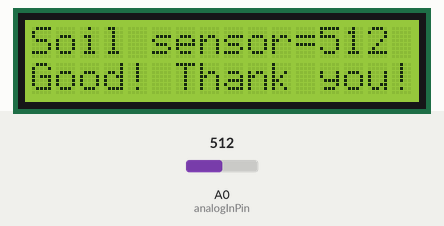
Simulated run of this sketch. Board: Arduino Uno, built with avr-gcc and run on an emulated ATmega328P. Shown: 16×2 character LCD. Inputs (shaded band) come from the test bench; at power-on: A0 (analogInPin) = 512. What the sketch prints to the serial monitor is not drawn.

Above: at 1.2 s.
1.3 s: A0 (analogInPin) set to 360
At 3.5 s:
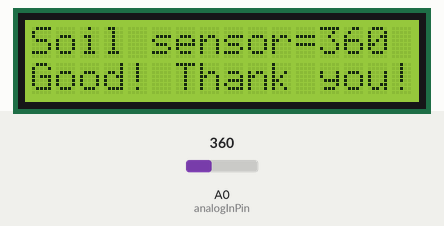
3.8 s: A0 (analogInPin) set to 334
At 5.4 s:
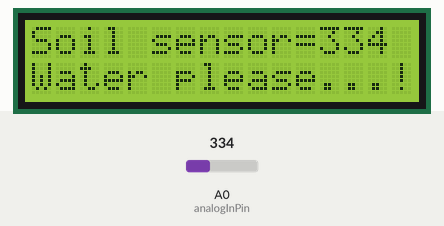
6.0 s: A0 (analogInPin) set to 306
At 7.3 s:
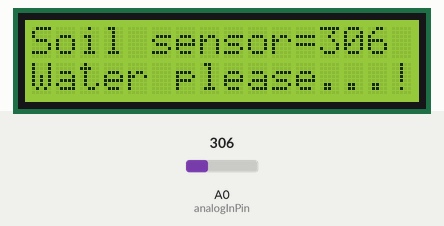
Timing chart, 0 to 9.0 s (numbered marks = the images above; inputs shaded):
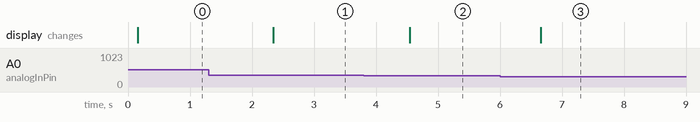

The sketch:

soil_piezo.ino
```cpp
#include <LiquidCrystal_I2C.h>
LiquidCrystal_I2C lcd(0x27,16,2);

const int analogInPin = 0; // Analog input pin that the potentiometer is attached to
const int digitalInPin = 13; // Analog output pin that the LED is attached to
const int digitalGNDPin=8;
const int limit = 350; // Analog output pin that the LED is attached to
int sensorValue = 0; // value read from the pot
void setup() {
// initialize serial communications at 9600 bps:
Serial.begin(9600);
pinMode(analogInPin, INPUT);
pinMode(digitalInPin, OUTPUT);
pinMode(digitalGNDPin, OUTPUT);

digitalWrite(digitalGNDPin,LOW);

lcd.init();
lcd.backlight();
}

void loop() {
// read the analog in value:
digitalWrite(digitalInPin,HIGH);
sensorValue = analogRead(analogInPin);
digitalWrite(digitalInPin,LOW);
// map it to the range of the analog out:

Serial.print("sensor = ");
Serial.println(sensorValue);

lcd.init();
lcd.setCursor(0,0);
lcd.print("Soil sensor=");
lcd.print(sensorValue);
lcd.setCursor(0,1);
lcd.print("Good! Thank you!");

if ( sensorValue < limit ) {
//analogWrite(digitalInPin,1);
Serial.print("\t\t\tMotor working.........");
Serial.println(sensorValue);

lcd.setCursor(0,1);
lcd.print("Water please...");

delay(1000);
digitalWrite(digitalInPin,LOW);
}
delay(1000);
}
```

Measured:
- the behaviour switches between 350 and 349 on A0 (analogInPin) (found by bisection; images 1 and 2)
- after the input at 1.3 s, the display: changes after 1.0 s (image 1)
- after the input at 3.8 s, the display: changes after 0.75 s (image 2)
- after the input at 6.0 s, the display: changes after 0.66 s (image 3)
